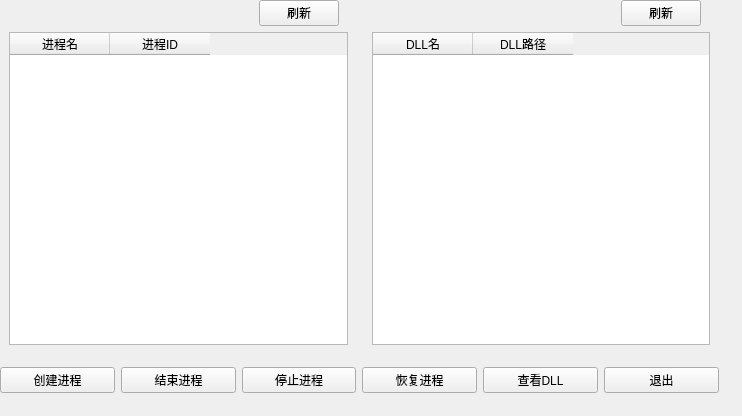
<?xml version="1.0" encoding="UTF-8"?>
<ui version="4.0">
 <class>ProcessManager</class>
 <widget class="QWidget" name="ProcessManager">
  <property name="geometry">
   <rect>
    <x>0</x>
    <y>0</y>
    <width>742</width>
    <height>416</height>
   </rect>
  </property>
  <property name="windowTitle">
   <string>Form</string>
  </property>
  <widget class="QWidget" name="widget" native="true">
   <property name="geometry">
    <rect>
     <x>0</x>
     <y>-9</y>
     <width>719</width>
     <height>363</height>
    </rect>
   </property>
   <layout class="QHBoxLayout" name="horizontalLayout_13">
    <property name="topMargin">
     <number>9</number>
    </property>
    <item>
     <widget class="QWidget" name="widget_15" native="true">
      <layout class="QVBoxLayout" name="verticalLayout_7">
       <property name="topMargin">
        <number>0</number>
       </property>
       <item>
        <widget class="QWidget" name="widget_16" native="true">
         <layout class="QHBoxLayout" name="horizontalLayout_14">
          <property name="topMargin">
           <number>0</number>
          </property>
          <property name="bottomMargin">
           <number>0</number>
          </property>
          <item>
           <spacer name="horizontalSpacer_7">
            <property name="orientation">
             <enum>Qt::Horizontal</enum>
            </property>
            <property name="sizeHint" stdset="0">
             <size>
              <width>228</width>
              <height>20</height>
             </size>
            </property>
           </spacer>
          </item>
          <item>
           <widget class="QPushButton" name="btn_RefreshProcess">
            <property name="text">
             <string>刷新</string>
            </property>
           </widget>
          </item>
         </layout>
        </widget>
       </item>
       <item>
        <widget class="QTableWidget" name="processTab_4">
         <column>
          <property name="text">
           <string>进程名</string>
          </property>
         </column>
         <column>
          <property name="text">
           <string>进程ID</string>
          </property>
         </column>
        </widget>
       </item>
      </layout>
     </widget>
    </item>
    <item>
     <widget class="QWidget" name="widget_17" native="true">
      <layout class="QVBoxLayout" name="verticalLayout_8">
       <property name="topMargin">
        <number>0</number>
       </property>
       <item>
        <widget class="QWidget" name="widget_18" native="true">
         <layout class="QHBoxLayout" name="horizontalLayout_15">
          <property name="topMargin">
           <number>0</number>
          </property>
          <property name="bottomMargin">
           <number>0</number>
          </property>
          <item>
           <spacer name="horizontalSpacer_8">
            <property name="orientation">
             <enum>Qt::Horizontal</enum>
            </property>
            <property name="sizeHint" stdset="0">
             <size>
              <width>227</width>
              <height>20</height>
             </size>
            </property>
           </spacer>
          </item>
          <item>
           <widget class="QPushButton" name="btn_RefreshDLL">
            <property name="text">
             <string>刷新</string>
            </property>
           </widget>
          </item>
         </layout>
        </widget>
       </item>
       <item>
        <widget class="QTableWidget" name="dllTab_4">
         <column>
          <property name="text">
           <string>DLL名</string>
          </property>
         </column>
         <column>
          <property name="text">
           <string>DLL路径</string>
          </property>
         </column>
        </widget>
       </item>
      </layout>
     </widget>
    </item>
   </layout>
  </widget>
  <widget class="QWidget" name="widget_2" native="true">
   <property name="geometry">
    <rect>
     <x>0</x>
     <y>360</y>
     <width>719</width>
     <height>41</height>
    </rect>
   </property>
   <layout class="QHBoxLayout" name="horizontalLayout_16">
    <item>
     <widget class="QPushButton" name="btn_CreateProcess">
      <property name="text">
       <string>创建进程</string>
      </property>
     </widget>
    </item>
    <item>
     <widget class="QPushButton" name="btn_FinishProcess">
      <property name="text">
       <string>结束进程</string>
      </property>
     </widget>
    </item>
    <item>
     <widget class="QPushButton" name="btn_PauseProcess">
      <property name="text">
       <string>停止进程</string>
      </property>
     </widget>
    </item>
    <item>
     <widget class="QPushButton" name="btn_ReProcess">
      <property name="text">
       <string>恢复进程</string>
      </property>
     </widget>
    </item>
    <item>
     <widget class="QPushButton" name="btn_ViewDLL">
      <property name="text">
       <string>查看DLL</string>
      </property>
     </widget>
    </item>
    <item>
     <widget class="QPushButton" name="btn_Exit">
      <property name="text">
       <string>退出</string>
      </property>
     </widget>
    </item>
   </layout>
  </widget>
 </widget>
 <resources/>
 <connections/>
</ui>
